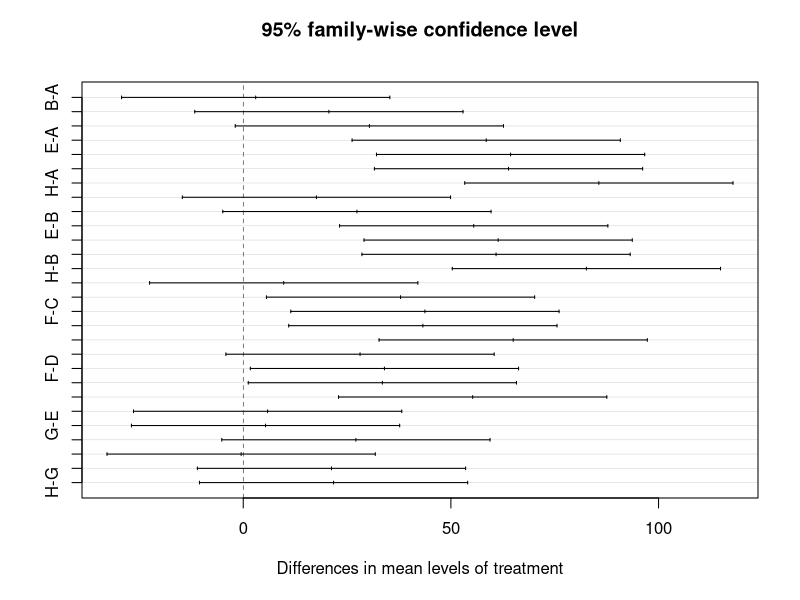

Generate this figure with R:
## ---- chunk 1
knitr::opts_chunk$set(echo = TRUE)
## ---- chunk 2
library(car)
library(rstatix)
library(corrplot)
library(tidyverse)

# Add any additional packages/ libraries you may need here:
## ---- chunk 3
data(trees)
summary(trees)
question_1a<-"Volume"
question_1b<-"Height"
## ---- chunk 4
testthat::expect_true(question_1a %in% colnames(trees))
testthat::expect_true(question_1b %in% colnames(trees))
## ---- chunk 5
test = cor(trees)
print(test)
question_1c<-0.97
## ---- chunk 6
testthat::expect_is(question_1c, "numeric")
## ---- chunk 7
data(OrchardSprays)
dist<- by(OrchardSprays$decrease,
   OrchardSprays$treatment,
   shapiro.test)
question2_1a<-"Shapiro–Wilk test"
aov_model <- aov(decrease ~ treatment, data = OrchardSprays)
#summary(aov_model)
question2_1b<-"One-way ANOVA"
row1<-OrchardSprays[OrchardSprays$rowpos==1,]
lm_model = lm(decrease~treatment,data=row1)
summary(lm_model)
question2_1c<-"linear regression"
## ---- chunk 8
testthat::expect_is(question2_1a, "character")
testthat::expect_is(question2_1b, "character")
testthat::expect_is(question2_1c, "character")
## ---- chunk 9
question2_2<- aov(decrease ~ treatment, data = OrchardSprays)
summary(question2_2)
question2_3<-TukeyHSD(question2_2)
print(question2_3)
plot(question2_3)
## ---- chunk 10

## ---- chunk 11
data("ToothGrowth")
head(ToothGrowth)
model <- aov(len ~ supp, data = ToothGrowth)
model <- aov(len ~ dose*supp, data = ToothGrowth)
summary(model)
question_3a <- "~ supp"
question_3b <- "~ dose * supp"

## ---- chunk 12
testthat::expect_true(startsWith(question_3a, "~"))
testthat::expect_true(startsWith(question_3b, "~"))
## ---- chunk 13
question_4a <- "Survival analysis"
question_4b <- "Y"
## ---- chunk 14
testthat::expect_is(question_4a, "character")
testthat::expect_true(question_4b %in% c("Y", "N"))
